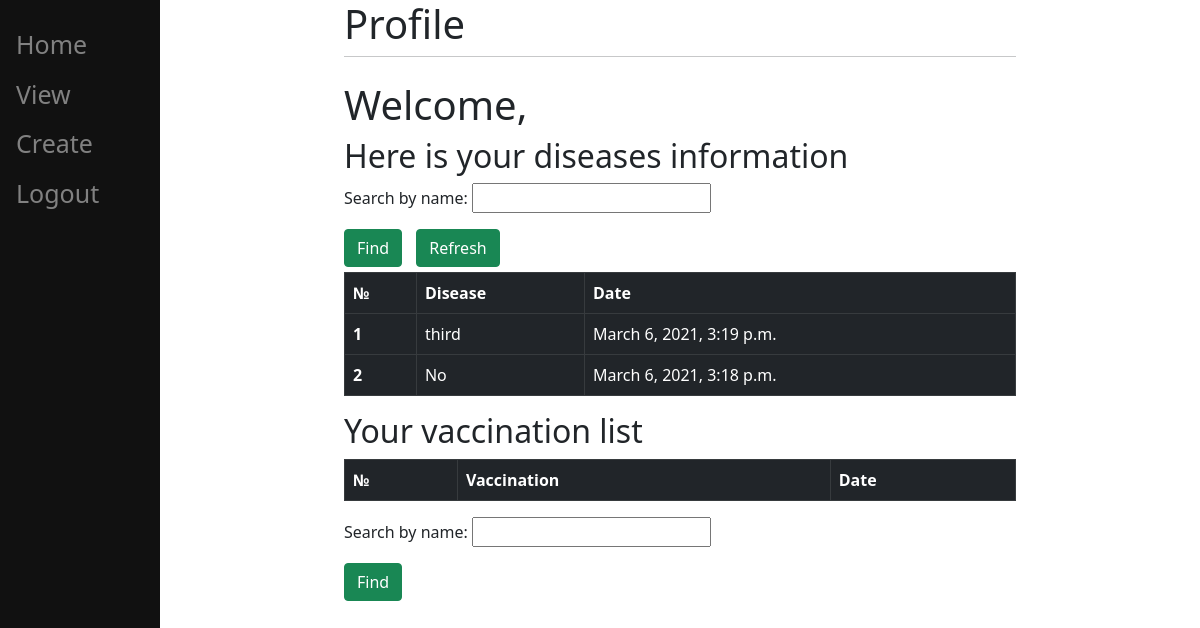
The page / (signed in) on the database as committed earlier.
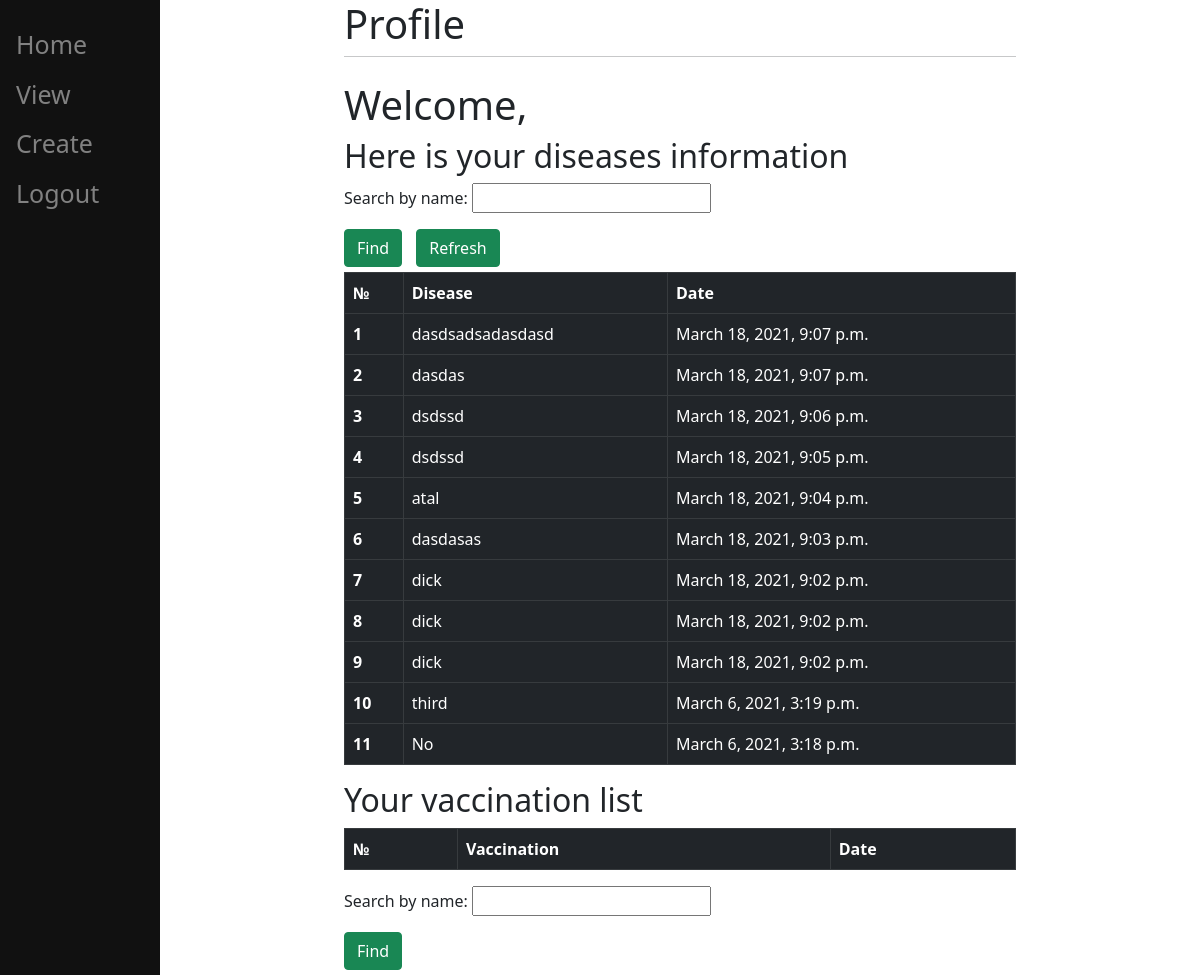
The same page on the database as committed later.
### main/models.py (models this page shows, shortened)
class Disease(models.Model):
    user = models.ForeignKey(User, on_delete=models.CASCADE, related_name='disease', null=True)
    disease_name = models.CharField(max_length=120)
    disease_date = models.DateTimeField(default=datetime.now)

### main/views.py (the view, shortened to what this page needs)
# urls.py: path("", views.home, name="home"),
def home(response):
    if response.user.is_authenticated:
        form = Find()
        vacs = response.user.vac.all().order_by('-vac_date')
        diseases = response.user.disease.all().order_by('-disease_date')
        return render(response, 'main/profile.html', {"diseases": diseases, "form": form, "vacs": vacs})
    return render(response, 'main/home.html', {"name": "test"})

### main/forms.py
class Find(forms.Form):
    name = forms.CharField(label="Search  by name", max_length=120, required=None)

### main/templates/main/profile.html (shortened to what this page needs)
{% extends 'main/base.html' %}
{% block header %}
    <h1>Profile</h1>
    <hr class="mt-0 mb-4">
{% endblock %}
{% block content %}
    <h1>Welcome, {{request.user.first_name}}</h1>
    <h2>Here is your diseases information</h2>
    <form method="POST" action="#">
        {{form.as_p}}
        <div class="form-group">
            <button type="submit" name="find" value="disease" class="btn btn-success" style="margin-bottom:5px">Find</button>
                <a href="/"><button type="submit" name="refresh" value="refresh" class="btn btn-success " style="margin-bottom:5px; margin-left:10px">Refresh</button></a>
        </div>
    </form>
        <table class="table table-bordered table-dark">
                <thead>
                    <tr>
                        <th scope="col">№</th>
                        <th scope="col">Disease</th>
                        <th scope="col">Date</th>
                    </tr>
                </thead>
            {% for disease in diseases %}
            <tbody>
                    <th scope="row">{{ forloop.counter }}</th>
                    <td>{{disease.disease_name}}</td>
                    <td>{{disease.disease_date}}</td>
            </tbody>
            {% endfor %}
                </table>
<h2>Your vaccination list</h2>
<table class="table table-bordered table-dark">
                <thead>
                    <tr>
                        <th scope="col">№</th>
                        <th scope="col">Vaccination</th>
                        <th scope="col">Date</th>
                    </tr>
                </thead>
    </table>
 <form method="POST" action="#">
                        {{form.as_p}}
                        <div class="form-group">
                            <button type="submit" name="find" value="vacs" class="btn btn-success" style="margin-bottom:5px">Find</button>
                        </div>
                    </form>
            {% endblock %}

### main/templates/main/base.html (shortened to what this page needs)
<!DOCTYPE html>
<html lang="en">
<head>
    <link href="https://cdn.jsdelivr.net/npm/bootstrap@5.0.0-beta2/dist/css/bootstrap.min.css" rel="stylesheet">
</head>
<body>
    <div class="sidenav">
        <a href="/">Home</a>
        <a href = "/view">View</a>
        <a href = "/create">Create</a>
        {% if user.is_authenticated %}
            <a href="/logout">Logout</a>
        {% else %}
            <a href="/login">Login</a>
        {% endif %}
    </div>
        <div id = "content" class="main">
            <div class="row justify-content-center">
                <div class="col-8">
                    {% if user.is_authenticated %}
                        {% block header %}{% endblock %}
                        {% block content %}
                        {% endblock %}
                    {% else %}
                    {% block login %}
                        <p>Login <a href ="/login">here</a></p>
                    {% endblock %}
                    {% endif %}
                </div>
            </div>
        </div>
</body>
</html>

### main/templates/main/base.html (style rules this page uses)
.sidenav { height:100%; width:160px; position:fixed; z-index:1; top:0; left:0; background-color:#111; overflow-x:hidden; padding-top:20px; }
.sidenav a { padding: 6px 8px 6px 16px; text-decoration:none; font-size:25px; color:#818181; display:block; }
.main { margin-left:160px; padding: 0px 10px; }

Rows that differ between the two databases and show on the page:
added Disease: disease_name "dasdsadsadasdasd", disease_date "March 18, 2021, 9:07 p.m."
added Disease: disease_name "dasdas", disease_date "March 18, 2021, 9:07 p.m."
added Disease: disease_name "dsdssd", disease_date "March 18, 2021, 9:06 p.m."
added Disease: disease_name "dsdssd", disease_date "March 18, 2021, 9:05 p.m."
added Disease: disease_name "atal", disease_date "March 18, 2021, 9:04 p.m."
added Disease: disease_name "dasdasas", disease_date "March 18, 2021, 9:03 p.m."
added Disease: disease_name "dick", disease_date "March 18, 2021, 9:02 p.m."
added Disease: disease_name "dick", disease_date "March 18, 2021, 9:02 p.m."
added Disease: disease_name "dick", disease_date "March 18, 2021, 9:02 p.m."
